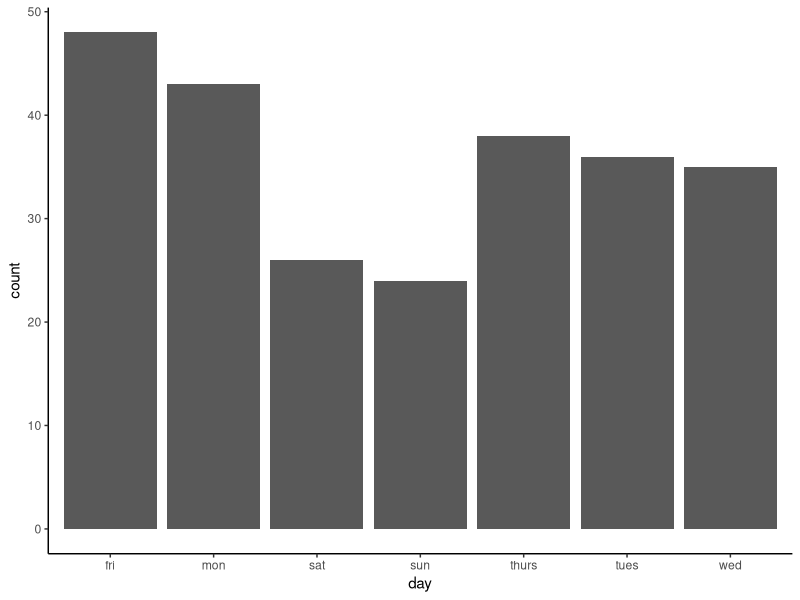

R code for this plot:
## ----setup, include=FALSE------------------------------------------------
knitr::opts_chunk$set(echo = TRUE,
                      message = FALSE,
                      warning = FALSE)


## ----echo=FALSE----------------------------------------------------------
#---CODING ANSWER---
obs <- c(43, 36, 35, 38, 48, 26, 24) 


## ----echo=FALSE, results="hide"------------------------------------------
#---CODING ANSWER---
str(obs)
# it's a vector containing integers


## ------------------------------------------------------------------------
# the total number of inductions
totalinductions <- sum(obs)



## ------------------------------------------------------------------------
# the expected values
# note that R mulitples every element in the c() by totalinductions
exp <- c(1/7, 1/7, 1/7, 1/7, 1/7, 1/7, 1/7) * totalinductions



## ------------------------------------------------------------------------
# calculate the chisquared
chisqd <- sum(((obs - exp)^2) / exp)



## ----echo=FALSE, results="hide"------------------------------------------
#---CODING ANSWER---
df <- length(obs) - 1
# note: you might have used df = 6 but using the length of the 
# observation data is more reproducible. You can use the same code
#  for any goodness of fit test and only have to update the obs vector (the data).


## ------------------------------------------------------------------------
pchisq(chisqd, df = df, lower.tail = FALSE)



## ------------------------------------------------------------------------
# Combining the weekdays and the weekend days
# first combine the obs
obs2 <- c(sum(obs[1:5]), sum(obs[6:7])) 

# then calculate the expected values
exp2 <- c(5/7, 2/7) * totalinductions



## ----echo=FALSE,results="hide"-------------------------------------------
#---CODING ANSWER---
# calculate the chisquared
chisqd <- sum(((obs2 - exp2)^2) / exp2)
df <- length(obs2) - 1
pchisq(chisqd, df = df, lower.tail = FALSE)
# Signifcant


## ------------------------------------------------------------------------
chisq.test(obs)


## ------------------------------------------------------------------------
exp2 <- c(5/7, 2/7)
chisq.test(obs2, p = exp2)


## ----echo=FALSE----------------------------------------------------------
#---CODING ANSWER---
#I have my files organised differently so I use a different 'path' to my file
inductions <- read.table("../data/inductions.txt", header = T)


## ----echo=FALSE,results="hide"-------------------------------------------
#---CODING ANSWER---
str(inductions) 


## ------------------------------------------------------------------------
indtab <- table(inductions$day)


## ------------------------------------------------------------------------
chisq.test(indtab)


## ------------------------------------------------------------------------
# load tidyverse for ggplot2 - you only have to load once in a session
# tidyverse gives us ggplot and several other packages. tidyverse is known as a metapackage (it's several packages)
library(tidyverse)

ggplot(data = inductions, aes(x = day)) +
  geom_bar() +
  theme_classic()

# themes change several things at once about the appearance. 
# Classic is useful one but there are others you can play
# with. Type theme_ and use the tab key to see the options


## ------------------------------------------------------------------------
 levels(inductions$day)


## ------------------------------------------------------------------------
inductions$day <- fct_relevel(inductions$day,
                              "mon", 
                              "tues",
                              "wed",
                              "thurs",
                              "fri",
                              "sat",
                              "sun")

levels(inductions$day)


## ----echo=FALSE,results="hide"-------------------------------------------
#---CODING ANSWER---
obs <- c(65, 412, 31, 356)


## ------------------------------------------------------------------------
# list of two elments
# the two variables are whether someone has an ulcer or not and whether they are blood group O or A
vars <- list(ulcer = c("yes","no"), blood = c("O", "A"))
vars



## ------------------------------------------------------------------------
ulcers <- matrix(obs, nrow = 2, dimnames = vars)


## ------------------------------------------------------------------------
chisq.test(ulcers, correct = FALSE)
# you should look up the command in the manual to see what correct = FALSE does


## ------------------------------------------------------------------------
chisq.test(ulcers, correct = FALSE)$expected


## ----echo=FALSE----------------------------------------------------------
#---CODING ANSWER---
#I have my files organised differently so I use a different 'path' to my file
blood_ulcers <- read.table("../data/blood_ulcers.txt", header = T)


## ----echo=FALSE,results="hide"-------------------------------------------
#---CODING ANSWER---
str(blood_ulcers) 


## ------------------------------------------------------------------------
ulctab <- table(blood_ulcers$blood, blood_ulcers$ulcer)
# examine the result
ulctab


## ------------------------------------------------------------------------
chisq.test(ulctab, correct = FALSE)


## ----echo=FALSE----------------------------------------------------------
#---CODING ANSWER---
obs <- c(79, 17, 19, 20) 


## ----echo=FALSE, results="hide"------------------------------------------
#---CODING ANSWER---
str(obs)
# it's a vector containing integers


## ----echo=FALSE, results="hide"------------------------------------------
# using the inbuilt test
# give the expected ratio
exp <- c(9/16, 3/16, 3/16, 1/16)
chisq.test(obs, p = exp)

# we can examine the expected values
chisq.test(obs, p = exp)$expected


## ----echo=FALSE,results="hide"-------------------------------------------
#---CODING ANSWER---
##################################################################################
#                            Slugs - tabulated                                   #
##################################################################################
#  name the rows and columns
vars <- list(pop = c("x","y"), colour = c("black", "brown", "red"))
slugs <- matrix(c(27, 39, 17, 10, 9, 21), nrow = 2, dimnames = vars)
# gives me
#    colour
# pop black brown red
#   x    27    17   9
#   y    39    10  21

# for a contingency test like this one where the expected values are
# derived from the data, the inbuilt chi squared test works well
#
chisq.test(slugs)
# X-squared = 6.5726, df = 2, p-value = 0.03739
# p < 0.05 so we reject the null hypothesis i.e., the proportions of the colour 
# forms are significantly different in the two populations 
# (mostly as a result of differences in the brown and red classes - 
# look at the differences between observed and expected values for 
# the three colour forms in the table above).
chisq.test(slugs)$expected
#       colour
# pop    black    brown      red
#   x 28.43902 11.63415 12.92683
#   y 37.56098 15.36585 17.07317



## ----echo=FALSE,results="hide"-------------------------------------------
#---CODING ANSWER---
##################################################################################
#                            Slugs - raw                                         #
##################################################################################
# import the data
slugs <- read.table("../data/slugs.txt", header = T)

# put it into a table
slugtab <- table(slugs$colour, slugs$pop)

# carry out the test
chisq.test(slugtab)

